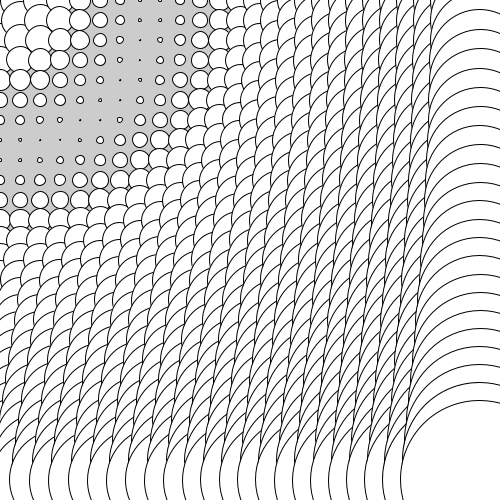
Frame 1 (no input)
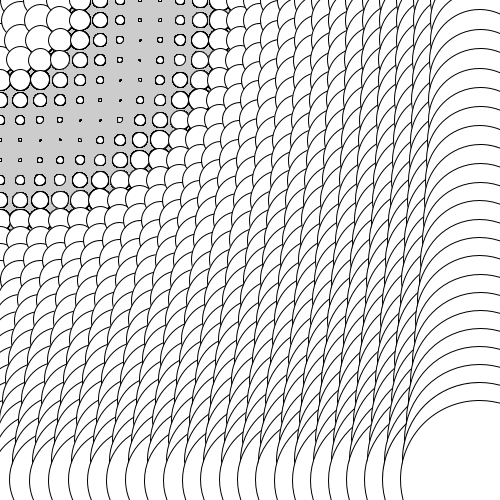
Frame 60 (the mouse pressed at the canvas centre just before this capture)
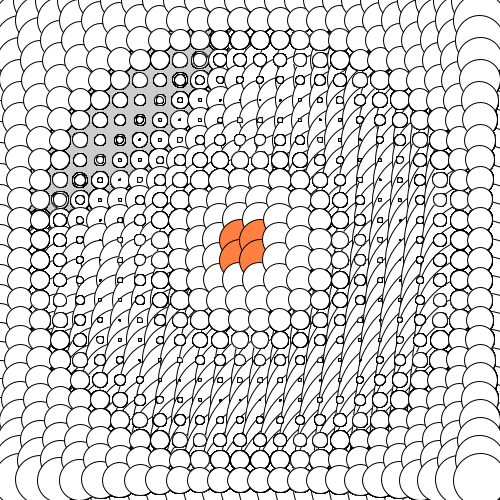
Frame 120 (the mouse held since frame 60 and released just before this capture)

The Processing sketch that drew these frames (run headless with seeded random() and noise(); from frame 60 on, the mouse is pressed at the canvas centre):

// Processing sketch: sketch_orngEye
// ── sketch_orngEye.pde
//float circleX;
//float circleY;
float radius = 15;

void setup() {
  size(500, 500);
}

void draw() {
  for (int circleX =0; circleX<width; circleX=circleX+20) {
    for (int circleY =0; circleY<height; circleY=circleY+20) {
      // -- check on distance from mouse to circle centre:
      float dist = dist(circleX, circleY, mouseX, mouseY);
      if ( dist < radius) {
        // -- within circle - do something
        fill(255, 128, 64);
      } else {
        // -- outside circle - do something else
        fill(255);
      }

      // -- draw the circle
      float shrink = map(dist,0,100,30,0);
      ellipse(circleX, circleY, radius+shrink, radius+shrink);
    }
  }
}
